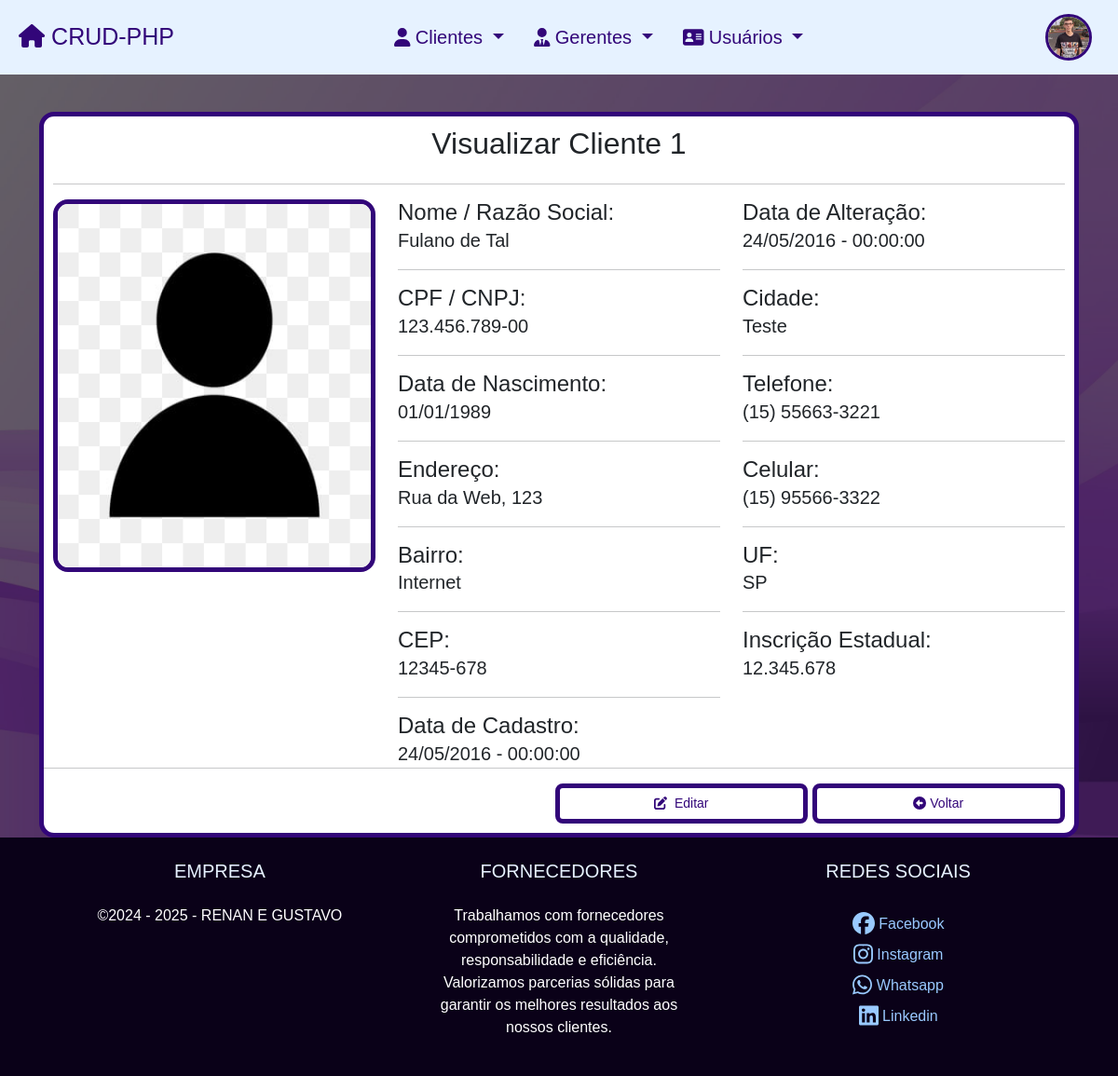
Screenshot of /customers/view.php?id=1 (signed in) with the database file from the repository.
### tables this page shows
CREATE TABLE `customers` (
  `id` int(11) NOT NULL,
  `name` varchar(50) NOT NULL,
  `cpf_cnpj` varchar(14) NOT NULL,
  `birthdate` datetime NOT NULL,
  `address` varchar(50) NOT NULL,
  `hood` varchar(50) NOT NULL,
  `zip_code` varchar(8) NOT NULL,
  `city` varchar(50) NOT NULL,
  `state` varchar(2) NOT NULL,
  `phone` varchar(13) NOT NULL,
  `mobile` varchar(13) NOT NULL,
  `ie` varchar(12) NOT NULL,
  `created` datetime NOT NULL,
  `modified` datetime NOT NULL,
  `foto` varchar(30) NOT NULL
);

### inc/database.php (called while the page is built, shortened)
<?php
	function open_database() {
		try {
			$conn = new PDO("mysql:host=". DB_HOST .";dbname=" . DB_NAME . ";charset=utf8", DB_USER, DB_PASSWORD);
			$conn->setAttribute(PDO::ATTR_ERRMODE, PDO::ERRMODE_EXCEPTION);
			return $conn;
		} catch (Exception $e) {
			throw $e;
			return null;
		}
	}
	function find($table = null, $id = null) {
		try {
			$database = open_database();
			$stmt = $database->prepare("SELECT * FROM " . $table . " WHERE id = ?");
			$stmt->bindParam(1, $id, PDO::PARAM_INT);
			$stmt->execute();
			return $stmt->fetch(PDO::FETCH_ASSOC);
		} catch (Exception $e) {
			$_SESSION['message'] = $e->getMessage();
			$_SESSION['type'] = 'danger';
			return null;
		}
	}
	function telefone( $dado ) {
		$tel = "(" . substr($dado, 0, 2) . ") " . substr($dado, 2, 5) . "-" .  substr($dado, 7, 4);
		return $tel;
	}
	function formatadata( $data, $formato) {
		$dt = new DateTime ($data, new DateTimeZone("America/Sao_Paulo"));
		return $dt->format($formato);
	}
	function cep( $cepdado ) {
		$cep = substr($cepdado, 0, 5) . "-" . substr($cepdado, 5, 3);
		return $cep;
	}
	function format_cpf_cnpj($value) {
		$value = preg_replace("/[^0-9]/", "", $value);
		if (strlen($value) === 11) {
			return preg_replace("/(\d{3})(\d{3})(\d{3})(\d{2})/", "$1.$2.$3-$4", $value);
		} elseif (strlen($value) === 14) {
			return preg_replace("/(\d{2})(\d{3})(\d{3})(\d{4})(\d{2})/", "$1.$2.$3/$4-$5", $value);
		}
		return $value;
	}
?>

### customers/functions.php (called while the page is built, shortened)
<?php
	function view($id = null) {
		$customer = find("customers", $id);
	}
?>

### customers/view.php (the view, shortened to what this page needs)
<?php
	include("functions.php");
    view($_GET["id"]);
?>
			<div class="container">
				<div class="card rounded-4">
					<h2 class="text-center">Visualizar Cliente <?php echo $customer['id']; ?></h2>
					<hr>
					<div class="row">
						<div class="col-lg-4">
							<img src="fotos/<?php echo $customer['foto']; ?>" class="img-fluid rounded-4 foto-view mb-3" id="img-border" alt="foto do cliente" style="width:100%; height:400px;"/>
						</div>
						<div class="col-lg-8 row mobile-register">
							<div class="col-lg-6">
								<div class="align-items-baseline">
									<h4 class="card-title mb-0 me-2">Nome / Razão Social:</h4>
									<p class="mb-0 p-0"><?php echo $customer['name']; ?></p>
								</div>
								<hr>
								<div class="align-items-baseline">
									<h4 class="card-title mb-0 me-2">CPF / CNPJ:</h4>
									<p class="mb-0 p-0"><?php echo format_cpf_cnpj($customer['cpf_cnpj']); ?></p>
								</div>
								<hr>
								<div class="align-items-baseline">
									<h4 class="card-title mb-0 me-2">Data de Nascimento:</h4>
									<p class="mb-0 p-0"><?php echo formatadata($customer['birthdate'], "d/m/Y"); ?></p>
								</div>
								<hr>
								<div class="align-items-baseline flex-wrap">
									<h4 class="card-title mb-0 me-2">Endereço:</h4>
									<p class="mb-0 p-0"><?php echo $customer['address']; ?></p>
								</div>
								<hr>
								<div class="align-items-baseline flex-wrap">
									<h4 class="card-title mb-0 me-2">Bairro:</h4>
									<p class="mb-0 p-0"><?php echo $customer['hood']; ?></p>
								</div>
								<hr>
								<div class="align-items-baseline flex-wrap">
									<h4 class="card-title mb-0 me-2">CEP:</h4>
									<p class="mb-0 p-0"><?php echo cep($customer['zip_code']); ?></p>
								</div>
								<hr>
								<div class="align-items-baseline flex-wrap">
									<h4 class="card-title mb-0 me-2">Data de Cadastro:</h4>
									<p class="mb-0 p-0"><?php echo formatadata($customer['created'], "d/m/Y - H:i:s"); ?></p>
								</div>
							</div>
							<div class="col-lg-6">
								<div class="align-items-baseline flex-wrap">
									<h4 class="card-title mb-0 me-2">Data de Alteração:</h4>
									<p class="mb-0 p-0"><?php echo formatadata($customer['modified'], "d/m/Y - H:i:s"); ?></p>
								</div>
								<hr>
								<div class="align-items-baseline flex-wrap">
									<h4 class="card-title mb-0 me-2">Cidade:</h4>
									<p class="mb-0 p-0"><?php echo $customer['city']; ?></p>
								</div>
								<hr>
								<div class="align-items-baseline flex-wrap">
									<h4 class="card-title mb-0 me-2">Telefone:</h4>
									<p class="mb-0 p-0"><?php echo telefone($customer['phone']); ?></p>
								</div>
								<hr>
								<div class="align-items-baseline flex-wrap">
									<h4 class="card-title mb-0 me-2">Celular:</h4>
									<p class="mb-0 p-0"><?php echo telefone($customer['mobile']); ?></p>
								</div>
								<hr>
								<div class="align-items-baseline flex-wrap">
									<h4 class="card-title mb-0 me-2">UF:</h4>
									<p class="mb-0 p-0"><?php echo $customer['state']; ?></p>
								</div>
								<hr>
								<div class="align-items-baseline flex-wrap">
									<h4 class="card-title mb-0 me-2">Inscrição Estadual:</h4>
									<p class="mb-0 p-0"><?php echo number_format($customer['ie'], 0, ",", "."); ?></p>
								</div>
							</div>
						</div>
						<hr>
						<div class="col-lg-12 button-align">
							<a href="edit.php?id=<?php echo $customer['id']; ?>" class="btn btn-custom-2 w-25 h-100"><i class="fa-solid fa-pen-to-square me-1"></i> Editar</a>
							<a href="index.php" class="btn btn-custom-2 w-25 h-100"><i class="fa-solid fa-circle-left"></i> Voltar</a>
						</div>
				</div>
			</div>

### css/estilo.css (style rules this page uses)
* { margin: 0; padding: 0; outline: none; box-sizing: border-box; font-family: Ubuntu, sans-serif, Comic sans ; }
html { height: 100%; margin: 0; padding: 0; }
Body { display: flex; flex-direction: column; }
.card { border:5px solid #320679; padding:10px; }
.btn-custom-2 { background-color:#fff; color:#320679; border:5px solid #320679; border-radius:8px; font-size:14px; transition:color 0.4s linear; position:relative; }
.p-0 { font-size:20px; }
.button-align { text-align:end; }
.foto-view { width:100%; }
#img-border { width:100%; border:5px solid #320679; }
@media (max-width:1400px) { .mobile-register { margin:0; padding:0; } }

### rows the page displays
customers: id "1", foto (picture), name "Fulano de Tal", cpf_cnpj "123.456.789-00", birthdate "01/01/1989", address "Rua da Web, 123", hood "Internet", zip_code "12345-678", created "24/05/2016 - 00:00:00", modified "24/05/2016 - 00:00:00", city "Teste", phone "(15) 55663-3221", mobile "(15) 95566-3322", state "SP", ie "12.345.678"

### other values shown
$data->format("Y") "2025"
